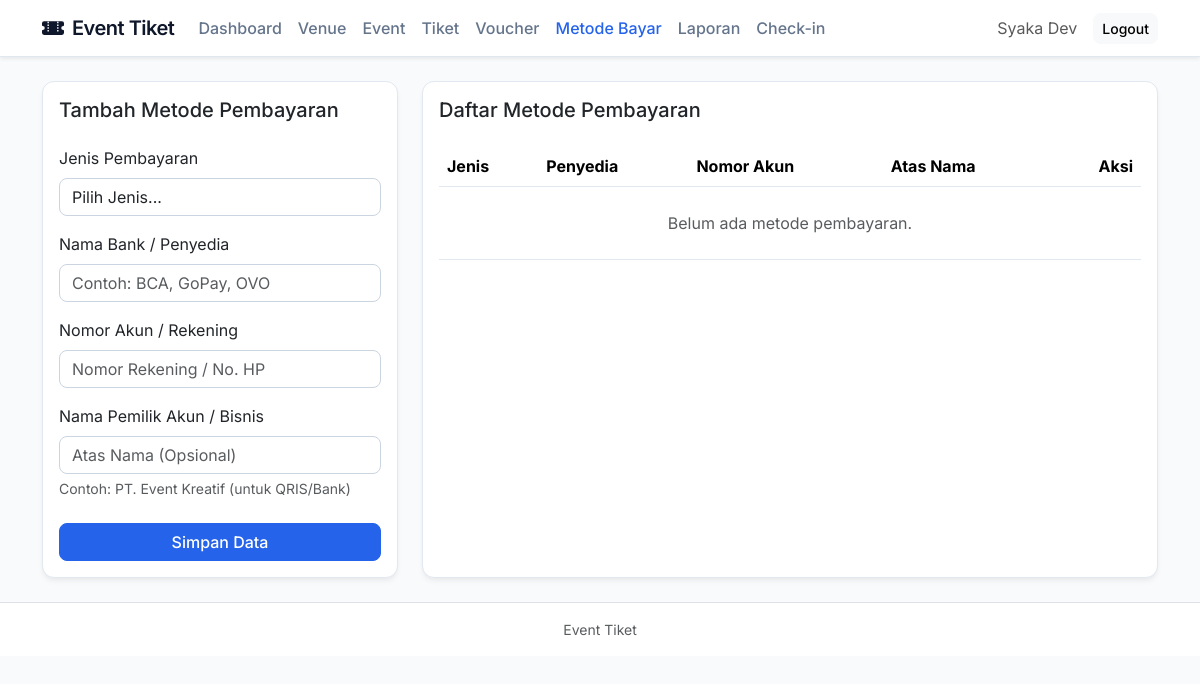
Page /index.php?page=metode_pembayaran (signed in) on the earlier database version.
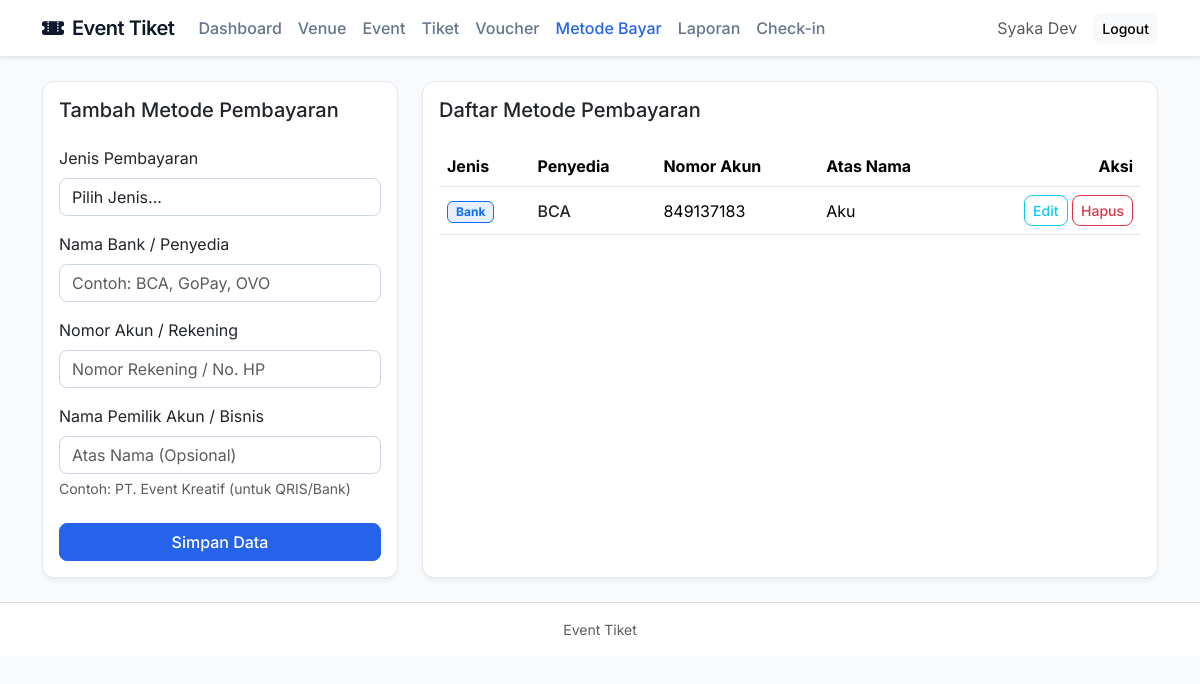
Same page on the later database version.
### tables this page shows
CREATE TABLE `metode_pembayaran` (
  `id_metode` int NOT NULL,
  `jenis` enum('Bank','E-Wallet','QRIS') NOT NULL,
  `nama_penyedia` varchar(50) NOT NULL,
  `nomor_akun` varchar(50) NOT NULL,
  `nama_bisnis` varchar(100) DEFAULT NULL,
  `qris_image` varchar(255) DEFAULT NULL
);

### proses/bootstrap.php (called while the page is built, shortened)
<?php
function e(string $value): string
{
    return htmlspecialchars($value, ENT_QUOTES, 'UTF-8');
}

### views/admin/metode_pembayaran.php (the view, shortened to what the changed rows need)
<?php
$stmt = $pdo->query('SELECT * FROM metode_pembayaran ORDER BY id_metode DESC');
$metodes = $stmt->fetchAll();
?>
<div class="row g-4">
    <div class="col-lg-8">
        <div class="card card-modern h-100">
            <div class="card-body">
                <div class="table-responsive">
                    <table class="table table-hover align-middle">
                        <thead class="table-light">
                            <tr>
                                <th>Jenis</th>
                                <th>Penyedia</th>
                                <th>Nomor Akun</th>
                                <th>Atas Nama</th>
                                <th class="text-end">Aksi</th>
                            </tr>
                        </thead>
                        <tbody>
                            <?php if (empty($metodes)): ?>
                                <tr>
                                    <td colspan="5" class="text-center text-muted py-4">Belum ada metode pembayaran.</td>
                                </tr>
                            <?php else: ?>
                                <?php foreach ($metodes as $m): ?>
                                    <tr>
                                        <td>
                                            <span class="badge bg-<?= $m['jenis'] === 'Bank' ? 'primary' : ($m['jenis'] === 'E-Wallet' ? 'info' : 'success') ?> bg-opacity-10 text-<?= $m['jenis'] === 'Bank' ? 'primary' : ($m['jenis'] === 'E-Wallet' ? 'info' : 'success') ?> border border-<?= $m['jenis'] === 'Bank' ? 'primary' : ($m['jenis'] === 'E-Wallet' ? 'info' : 'success') ?> px-2 py-1">
                                                <?= e($m['jenis']) ?>
                                            </span>
                                        </td>
                                        <td class="fw-medium text-dark"><?= e($m['nama_penyedia']) ?></td>
                                        <td><?= e($m['nomor_akun']) ?></td>
                                        <td><?= e((string)$m['nama_bisnis']) ?></td>
                                        <td class="text-end">
                                            <a href="index.php?page=metode_pembayaran&edit=<?= (int)$m['id_metode'] ?>" class="btn btn-sm btn-outline-info">Edit</a>
                                            <form method="post" action="index.php?action=delete_metode_pembayaran&page=metode_pembayaran" class="d-inline" onsubmit="return confirm('Hapus metode pembayaran ini?');">
                                                <button type="submit" class="btn btn-sm btn-outline-danger">Hapus</button>
                                            </form>
                                        </td>
                                    </tr>
                                <?php endforeach; ?>
                            <?php endif; ?>
                        </tbody>
                    </table>
                </div>
            </div>
        </div>
    </div>
</div>

Differences in the rows shown:
added metode_pembayaran: jenis "Bank", nama_penyedia "BCA", nomor_akun "849137183", nama_bisnis "Aku"
Other differences:
text no longer shown: "Belum ada metode pembayaran."
